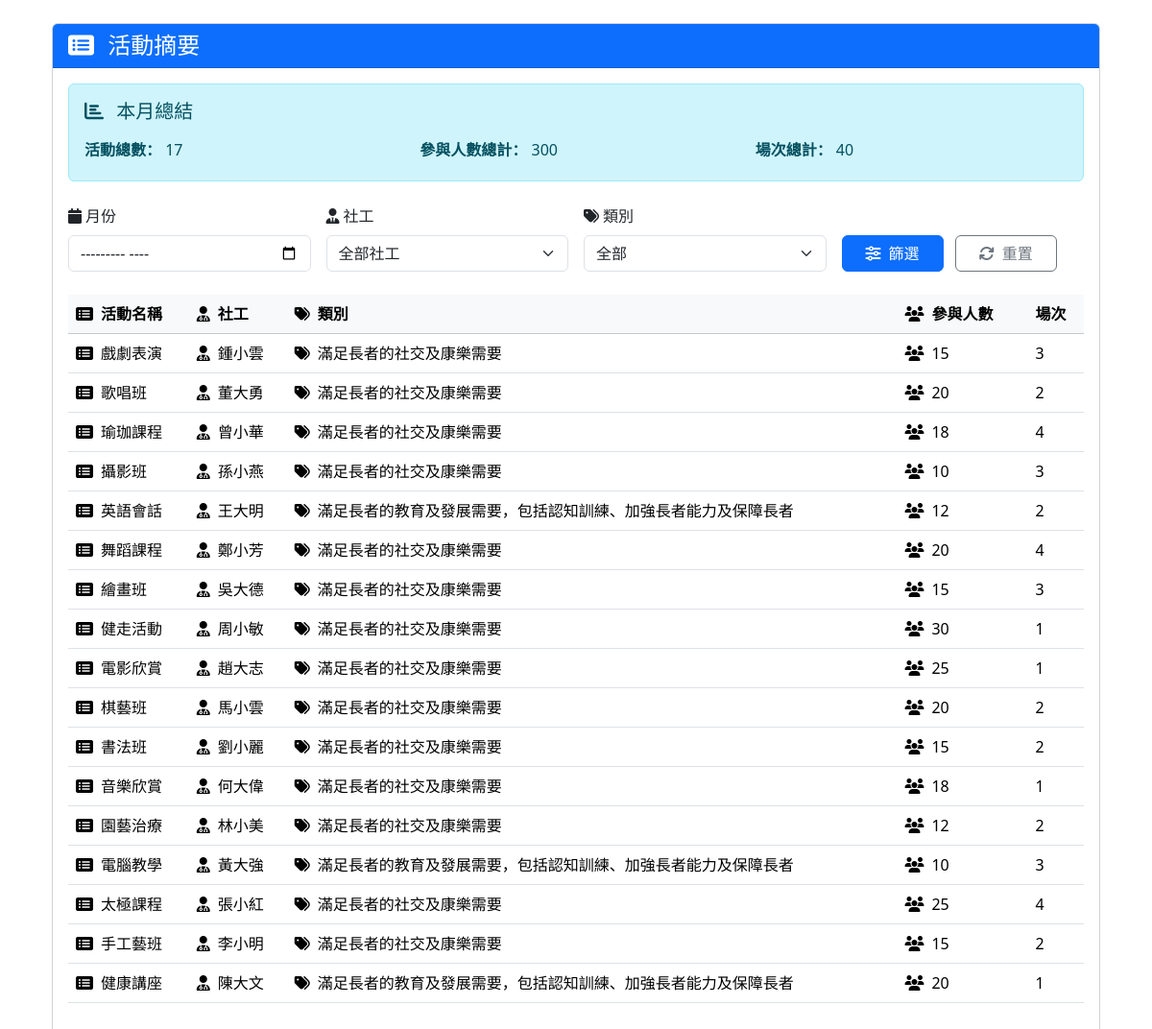
The page / on the database its author committed.
### fsa/models.py (models this page shows, shortened)
class Activity(models.Model):
    title = models.CharField('活動名稱', max_length=200)
    social_worker = models.ForeignKey(SocialWorker, on_delete=models.CASCADE, verbose_name='負責社工')
    activity_date = models.DateField('活動日期')
    categories = models.ForeignKey(ActivityCategory, on_delete=models.CASCADE, verbose_name='活動類別')
    participant_num = models.IntegerField('參與長者人數')
    total_sessions = models.IntegerField('總節數')

class SocialWorker(models.Model):
    name = models.CharField('社工姓名', max_length=100)
    staff_id = models.CharField('職員編號', max_length=20, unique=True)
    contact = models.CharField('聯絡方式', max_length=50)
    department = models.CharField('所屬部門', max_length=50)

class ActivityCategory(models.Model):
    category_name = models.CharField('政府規範類別', max_length=50)

### fsa/views.py (the view)
# urls.py: path('', views.activity_summary, name='activity_summary'),
def activity_summary(request):
    selected_month = request.GET.get('month')
    selected_social_worker = request.GET.get('social_worker')
    category_id = request.GET.get('category')
    activities = Activity.objects.all().order_by('-activity_date')
    if selected_month:
        try:
            year, month = map(int, selected_month.split('-'))
            activities = activities.filter(activity_date__year=year, activity_date__month=month)
        except (ValueError, AttributeError):
            pass
    if selected_social_worker:
        activities = activities.filter(social_worker__id=selected_social_worker)
    if category_id:
        activities = activities.filter(categories__id=category_id)
    summary_data = activities.annotate(
        month=TruncMonth('activity_date')
    ).values('month', 'social_worker__name').annotate(
        total_activities=Count('id'),
        total_participants=Sum('participant_num')
    ).order_by('-month', 'social_worker__name')
    totals = activities.aggregate(
        total_activities=Count('id'),
        total_participants=Sum('participant_num'),
        total_sessions=Sum('total_sessions')
    )
    categories = ActivityCategory.objects.all()
    social_workers = SocialWorker.objects.all()
    context = {
        'summary_data': summary_data,
        'categories': categories,
        'totals': totals,
        'total_activities': totals['total_activities'] or 0,
        'total_participants': totals['total_participants'] or 0,
        'total_sessions': totals['total_sessions'] or 0,
        'selected_month': selected_month,
        'social_workers': social_workers,
        'selected_social_worker': selected_social_worker,
        'selected_category': category_id,
        'activities': activities
    }
    return render(request, 'fsa/activity_summary.html', context)

### fsa/templates/fsa/activity_summary.html (shortened to what this page needs)
{% extends 'fsa/base.html' %}
{% load static %}
{% block content %}
<div class="container mt-4">
    <div class="card">
        <div class="card-header bg-primary text-white">
            <h4 class="mb-0">
                <i class="fa fa-list-alt me-2"></i>
                活動摘要
            </h4>
        </div>
        <div class="card-body">
            <div class="alert alert-info mb-4">
                <h5 class="alert-heading mb-3">
                    <i class="fa fa-bar-chart me-2"></i>
                    本月總結
                </h5>
                <div class="row">
                    <div class="col-md-4">
                        <p class="mb-1"><strong>活動總數：</strong> {{  total_activities }}</p>
                    </div>
                    <div class="col-md-4">
                        <p class="mb-1"><strong>參與人數總計：</strong> {{ total_participants }}</p>
                    </div>
                    <div class="col-md-4">
                        <p class="mb-1"><strong>場次總計：</strong> {{ total_sessions }}</p>
                </div>
            </div>
            </div>
            <div class="filter-box mb-4">
                <form method="get" class="row g-3 align-items-end">
                    <div class="col-md-3">
                        <label class="form-label"><i class="fa fa-calendar me-1"></i>月份</label>
                        <input type="month" name="month" class="form-control" value="{{ selected_month }}">
                    </div>
                    <div class="col-md-3">
                        <label class="form-label"><i class="fas fa-user-tie me-1"></i>社工</label>
                        <select name="social_worker" class="form-select">
                            <option value="" {% if selected_social_worker == "" %}selected{% endif %}>全部社工</option>
                        </select>
                    </div>
                    <div class="col-md-3">
                        <label class="form-label"><i class="fas fa-tags me-1"></i>類別</label>
                        <select name="category" class="form-select">
                            <option value="">全部</option>
                        </select>
                    </div>
                    <div class="col-md-3">
                        <button type="submit" class="btn btn-primary px-4">
                            <i class="fa fa-sliders me-2"></i>篩選
                        </button>
                        <a href="?" class="btn btn-outline-secondary ms-2 px-4">
                            <i class="fa fa-refresh me-2"></i>重置
                        </a>
                    </div>
                </form>
            </div>
            <div class="table-responsive">
                <table class="table table-hover align-middle">
                    <thead class="table-light">
                        <tr>
                            <th><i class="fa fa-list-alt me-2"></i>活動名稱</th>
                            <th><i class="fa fa-user-md me-2"></i>社工</th>
                            <th><i class="fa fa-tags me-2"></i>類別</th>
                            <th><i class="fa fa-users me-2"></i>參與人數</th>
                            <th>場次</th>
                        </tr>
                    </thead>
                    <tbody>
                        {% for activity in activities %}
                        <tr>
                            <td><i class="fa fa-list-alt me-2"></i>{{ activity.title }}</td>
                            <td><i class="fa fa-user-md me-2"></i>{{ activity.social_worker.name }}</td>
                            <td><i class="fa fa-tags me-2"></i>{{ activity.categories.category_name }}</td>
                            <td><i class="fa fa-users me-2"></i>{{ activity.participant_num }}</td>
                            <td>{{ activity.total_sessions }}</td>
                        </tr>
                        {% endfor %}
                    </tbody>
                </table>
            </div>
        </div>
    </div>
</div>
{% endblock %}

### fsa/templates/fsa/base.html (shortened to what this page needs)
<!DOCTYPE html>
<html lang="zh-Hans">
<head>
    <link href="https://cdn.jsdelivr.net/npm/bootstrap@5.3.1/dist/css/bootstrap.min.css" rel="stylesheet">
    <link href="https://cdnjs.cloudflare.com/ajax/libs/font-awesome/6.5.2/css/all.min.css" rel="stylesheet">
</head>
<body>
    <div class="container mt-4">
        {% block content %}{% endblock %}
    </div>
</body>
</html>

### rows shown on the page
Activity: title "戲劇表演", social_worker.name "鍾小雲", categories.category_name "滿足長者的社交及康樂需要", participant_num "15", total_sessions "3"
Activity: title "歌唱班", social_worker.name "董大勇", categories.category_name "滿足長者的社交及康樂需要", participant_num "20", total_sessions "2"
Activity: title "瑜珈課程", social_worker.name "曾小華", categories.category_name "滿足長者的社交及康樂需要", participant_num "18", total_sessions "4"
Activity: title "攝影班", social_worker.name "孫小燕", categories.category_name "滿足長者的社交及康樂需要", participant_num "10", total_sessions "3"
Activity: title "英語會話", social_worker.name "王大明", categories.category_name "滿足長者的教育及發展需要，包括認知訓練、加強長者能力及保障長者", participant_num "12", total_sessions "2"
Activity: title "舞蹈課程", social_worker.name "鄭小芳", categories.category_name "滿足長者的社交及康樂需要", participant_num "20", total_sessions "4"
Activity: title "繪畫班", social_worker.name "吳大德", categories.category_name "滿足長者的社交及康樂需要", participant_num "15", total_sessions "3"
Activity: title "健走活動", social_worker.name "周小敏", categories.category_name "滿足長者的社交及康樂需要", participant_num "30", total_sessions "1"
Activity: title "電影欣賞", social_worker.name "趙大志", categories.category_name "滿足長者的社交及康樂需要", participant_num "25", total_sessions "1"
Activity: title "棋藝班", social_worker.name "馬小雲", categories.category_name "滿足長者的社交及康樂需要", participant_num "20", total_sessions "2"
Activity: title "書法班", social_worker.name "劉小麗", categories.category_name "滿足長者的社交及康樂需要", participant_num "15", total_sessions "2"
Activity: title "音樂欣賞", social_worker.name "何大偉", categories.category_name "滿足長者的社交及康樂需要", participant_num "18", total_sessions "1"
Activity: title "園藝治療", social_worker.name "林小美", categories.category_name "滿足長者的社交及康樂需要", participant_num "12", total_sessions "2"
Activity: title "電腦教學", social_worker.name "黃大強", categories.category_name "滿足長者的教育及發展需要，包括認知訓練、加強長者能力及保障長者", participant_num "10", total_sessions "3"
Activity: title "太極課程", social_worker.name "張小紅", categories.category_name "滿足長者的社交及康樂需要", participant_num "25", total_sessions "4"
Activity: title "手工藝班", social_worker.name "李小明", categories.category_name "滿足長者的社交及康樂需要", participant_num "15", total_sessions "2"
Activity: title "健康講座", social_worker.name "陳大文", categories.category_name "滿足長者的教育及發展需要，包括認知訓練、加強長者能力及保障長者", participant_num "20", total_sessions "1"

### other values the page prints
{{ total_activities }} "17"
{{ total_participants }} "300"
{{ total_sessions }} "40"
